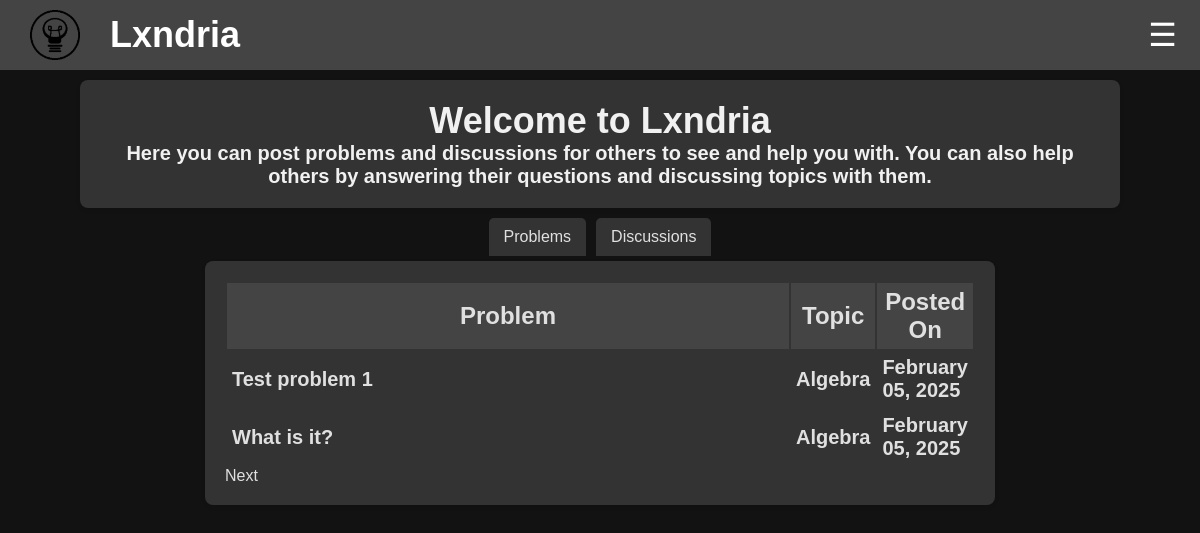
The page / on the database its author committed.
### app/models.py (models this page shows, shortened)
class Problem(db.Model):
    __tablename__ = "problem"
    __table_args__ = {"extend_existing": True}
    id = db.Column(db.Integer, primary_key=True, autoincrement=True)
    title = db.Column(db.String(100), nullable=False)
    topic = db.Column(db.String(30), nullable=False)
    attempts = db.Column(db.Integer, default=0)
    solved = db.Column(db.Integer, default=0)
    created_at = db.Column(db.DateTime, default=datetime.utcnow)
    updated_at = db.Column(db.DateTime, onupdate=datetime.utcnow)
    author = db.Column(db.String(80), db.ForeignKey('user.username'))
    user = db.relationship('User', backref=db.backref('problems', cascade="all, delete-orphan"))
    content = db.Column(db.Text, nullable=False)
    encrypted_answer = db.Column(db.Text, nullable=False)
    __table_args__ = (
        CheckConstraint("topic IN ('Algebra', 'Geometry', 'Number Theory', 'Calculus', 'Logic', 'Classical Mechanics', 'Electricity and Magnetism', 'Computer Science', 'Quantitative Finance', 'Chemistry', 'Probability')", name="valid_topic_check"),
    )
    def __repr__(self):
        return f"<Problem {self.title}>"
    '''@property
    def content(self):
        path = os.getenv('UPLOAD_FOLDER')+f"/{self.author}/Problems/{self.id}.txt"
        with open(path, 'r') as file:
            content = file.read()
        for line in content.split("\n"):
            if "<<Answer: " in line:
                return content.replace(line, "")
    '''
    '''@property
    def encrypted_answer(self):
        path = os.getenv('UPLOAD_FOLDER')+f"/{self.author}/Problems/{self.id}.txt"
        with open(path, 'r') as file:
            content = file.read()
        for line in content.split("\n"):
            if "<<Answer: " in line:
                return line.replace("<<Answer: ", "").replace(">>", "")
    '''

### app/routes/main.py (the view)
@main_bp.route('/')
def index():
    pageNumber = request.args.get('page', default=0, type=int)
    rows = request.args.get('rows', default=10, type=int)
    all_problems = Problem.query.order_by(Problem.created_at.desc()).all()
    all_discussions = Discussion.query.order_by(Discussion.created_at.desc()).all()
    print(all_problems)
    return render_template('index.html', problems=all_problems, page=pageNumber, row_per_page=rows, discussions=all_discussions)

### app/templates/index.html (shortened to what this page needs)
<!DOCTYPE html>
<html>
<head>
  <link rel="stylesheet" href="{{url_for('static', filename='css/homepage.css')}}">
</head>
{%include 'banner.html'%}
<body>
   <div class="intro">
        <h1>Welcome to Lxndria</h1>
        <p>Here you can post problems and discussions for others to see and help you with. You can also help others by answering their questions and discussing topics with them.</p>
  </div>
  <div class="Tabs">
    <button class="tab" onclick="openTab(event, 'Problems')">Problems</button>
    <button class="tab" onclick="openTab(event, 'Discussions')">Discussions</button>
  </div>
  <div class="table" id="Problems">
    <table>
      <tr>
        <th>Problem</th>
        <th>Topic</th>
        <th>Posted On</th>
      </tr>
      {% for index in range(page*row_per_page, (page+1)*row_per_page) %}
      {% if index >= problems|length %}
        {% set stop=true %}
      {% else %}
        {% set problem = problems[index] %}
      <tr>
        <td><a href="/problem/{{problem.id}}">{{problem.title}}</a></td>
        <td>{{problem.topic}}</td>
        <td>{{problem.created_at.strftime('%B %d, %Y')}}</td>
      </tr>
      {% endif %}
      {% endfor %}
    </table>
    <div class="pagination">
      {% if not stop %}
        <a href="/?page={{page+1}}">Next</a>
      {% endif %}
  </div>
  </div>
</body>
</html>

### app/static/css/homepage.css (style rules this page uses)
.intro { max-width: 1000px; margin: 10px auto; padding: 20px; background-color: #333; box-shadow: 0 2px 4px rgba(0, 0, 0, 0.1); border-radius: 8px; color: #e0e0e0; }
.intro h1 { font-size: 2.25rem; font-family: 'Gill Sans', 'Gill Sans MT', Calibri, 'Trebuchet MS', sans-serif; font-weight: bold; text-align: center; background-color: #333; }
.intro p { font-size: 1.25rem; font-family: 'Gill Sans', 'Gill Sans MT', Calibri, 'Trebuchet MS', sans-serif; font-weight: bold; text-align: center; background-color: #333; }
.table { display: table; max-width: 750px; margin: 5px auto; padding: 20px; background-color: #333; box-shadow: 0 2px 4px rgba(0, 0, 0, 0.1); border-radius: 8px; color: #e0e0e0; flex-direction: column; }
.table th { font-size: 1.5rem; width: 100%; padding: 5px; font-family: 'Gill Sans', 'Gill Sans MT', Calibri, 'Trebuchet MS', sans-serif; font-weight: bold; }
.table tr { display: table-row; padding: 5px; border-bottom: 1px solid #e0e0e0; justify-content: space-between; }
.table tr:first-child { background-color: #444; }
.table tr:last-child { border-bottom: none; }
.table td { width :x 250px; font-size: 1.25rem; padding: 5px; font-family: 'Gill Sans', 'Gill Sans MT', Calibri, 'Trebuchet MS', sans-serif; font-weight: bold; }
.Tabs { display: flex; justify-content: center; margin-bottom: 0px; }
.Tabs button { background-color: #333; color: #e0e0e0; border: none; padding: 10px 15px; cursor: pointer; font-size: 1rem; border-radius: 5px 5px 0 0; transition: background-color 0.3s; }
.Tabs button:not(:last-child) { margin-right: 10px; }

### app/static/css/banner.css (style rules this page uses)
body, h1, p { margin: 0; padding: 0; text-decoration: none; color: inherit; font-family: Arial, sans-serif; box-sizing: border-box; background-color: #121212; color: #f1f1f1; ; }
a { text-decoration: none; color: inherit; }

### rows shown on the page
Problem: title "Test problem 1", topic "Algebra", created_at "February 05, 2025"
Problem: title "What is it?", topic "Algebra", created_at "February 05, 2025"
